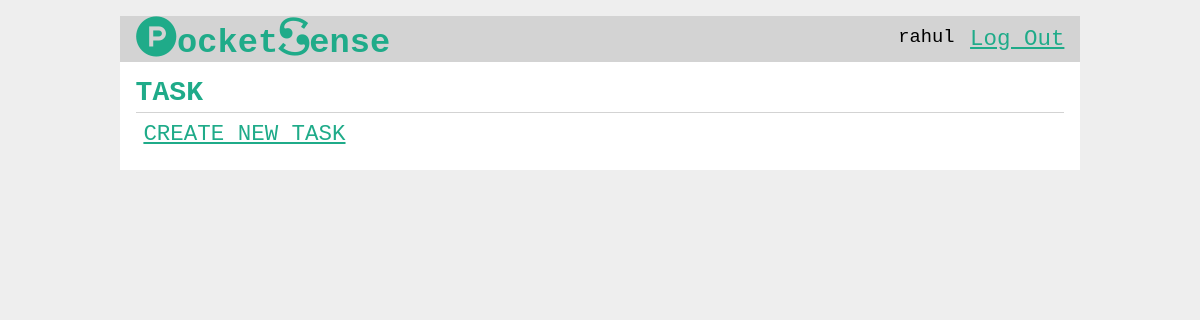
The page /task/5/display (signed in) on the database as committed earlier.
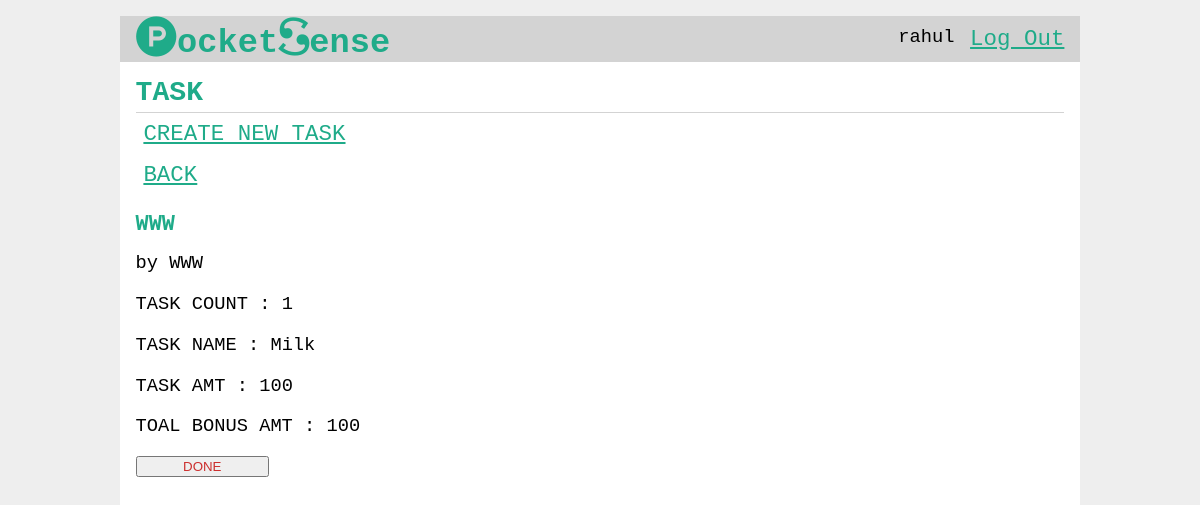
The same page on the database as committed later.
### tables this page shows
CREATE TABLE parent(
	parent_id INTEGER PRIMARY KEY AUTOINCREMENT,
	parent_username TEXT UNIQUE NOT NULL,
	parent_email TEXT UNIQUE NOT NULL,
	parent_password TEXT NOT NULL
);

CREATE TABLE goal(
	goal_id INTEGER PRIMARY KEY AUTOINCREMENT,
	author_id INTEGER ,
	task_author INTEGER,

	goal_name TEXT UNIQUE ,
	income_amt INTEGER ,
	goal_amt INTEGER ,
	goal_saving INTEGER,

	fix_saving_amt INTEGER,
	saving_amt INTEGER ,
	emergency_amt INTEGER ,
	
	bonus INTEGER ,
    time_left INTEGER ,
	personal_amt INTEGER ,
	counter INTEGER,

	created TIMESTAMP DEFAULT CURRENT_TIMESTAMP,


	task_name  TEXT,

	task_amt INTEGER,
	task_count INTEGER,
	
	FOREIGN KEY (author_id) REFERENCES child (child_id),
	
	FOREIGN KEY (task_author) REFERENCES parent (parent_id)

);

### fin/task.py (the view)
@bp.route('/<int:id>/display' ,  methods = ('GET' , 'POST'))
@parent_login_required
def display(id):
    goal = get_goal(id)
    db = get_db()
    error = None
    goals = db.execute(
            'SELECT go.goal_id , task_name , task_amt , task_count , task_author , goal_name , author_id , c.child_id , bonus'
            ' FROM goal go JOIN child c ON go.author_id = c.child_id'
            ' WHERE go.goal_id = ?',
            (id , )
            ).fetchall()
    db.commit()
    if error is not None:
        flash(error)
    if goals is None:
        error = "NOT RIGHT"
    return render_template('task/display.html' , goals=goals)

### fin/auth.py (called while the page is built)
@bp.before_app_request
def load_logged_in_parent():
    parent_id = session.get('parent_id')
    if parent_id is None:
        g.parent = None
    else:
        g.parent = get_db().execute(
            'SELECT * FROM parent WHERE parent_id = ?', (parent_id,)
        ).fetchone()

def parent_login_required(view):
    @functools.wraps(view)
    def wrapped_view(**kwargs):
        if g.parent is None:
            return redirect(url_for('auth.parent_login'))
        return view(**kwargs)
    return wrapped_view

@bp.before_app_request
def load_logged_in_child():
    child_id = session.get('child_id')
    if child_id is None:
        g.child = None
    else:
        g.child = get_db().execute(
            'SELECT * FROM child WHERE child_id = ?', (child_id,)
        ).fetchone()

### fin/db.py (called while the page is built)
def get_db():
	if 'db' not in g:
		g.db = sqlite3.connect( current_app.config['DATABASE'] , detect_types=sqlite3.PARSE_DECLTYPES)
		g.db.row_factory = sqlite3.Row
	return g.db

### fin/task.py (called while the page is built)
def get_goal(id, check_author=True):
    goal = get_db().execute(
        'SELECT task_name , task_amt , task_count , go.goal_id , bonus , goal_saving'
        ' FROM goal go JOIN child c ON go.author_id = c.child_id'
        ' WHERE go.goal_id = ?',
        (id,)
    ).fetchone()
    if goal is None:
        abort(404, "Post id {0} doesn't exist.".format(id))
    return goal

### fin/templates/task/display.html (shortened to what this page needs)
{% extends 'base.html' %}
{% block header %}
  <h1>{% block title %}TASK{% endblock %}</h1>
{% endblock %}
{% block content %}
  {% for goal in goals%}
    <article class="x">
      <header>
        <div>
          <a class="action" href="{{ url_for('task.create' , id=goal['goal_id']) }}">CREATE NEW TASK</a>
          {% if goal['task_amt'] != 0 %}
          <a class="action" href="{{ url_for('task.index')}}">BACK</a>
          <h1>{{ goal['goal_name'] }}</h1>
            <div class="about">by {{ goal['goal_name'] }}  </div>
      </header>
      <p class="body">TASK COUNT : {{ goal['task_count'] }}</p>
      <p class="body">TASK NAME : {{ goal['task_name'] }}</p>
      <p class="body">TASK AMT  : {{ goal['task_amt'] }}</p>
      <p class="body">TOAL BONUS AMT  : {{ goal['bonus'] }}</p>
      <form action="{{ url_for('task.count', id=goal['goal_id']) }}" method="post">
    <input class="danger" type="submit" value="DONE" onclick="return confirm('Are you sure?');">
  </form>
  {% endif %}
    </article>
  {% endfor %}
{% endblock %}

### fin/templates/base.html (shortened to what this page needs)
<!doctype html>
<link rel="stylesheet" href="{{ url_for('static', filename='main.css') }}">
<link rel="stylesheet" href="{{ url_for('static', filename='util.css') }}">
<nav>
  <h1></h><a style="color: #1fab89" href="{{ url_for('home') }}"><i class="fa fa-product-hunt" aria-hidden="true"></i>ocket<i class="fa fa-scribd" aria-hidden="true"></i>ense</a></h1>
  <ul>
    {% if g.parent %}
      <li><span>{{ g.parent['parent_username'] }}</span>
      <li><a href="{{ url_for('auth.parent_logout') }}">Log Out</a>
    {% else %}
      <li><a href="{{ url_for('auth.parent_register') }}">Register</a>
      <li><a href="{{ url_for('auth.parent_login') }}">Log In</a>
      <li><a href="{{ url_for('auth.parent_email_required') }}">Forget Password</a>
    {% endif %}
  </ul>
</nav>
<section class="content">
  <header>
    {% block header %}{% endblock %}
  </header>
  {% block content %}{% endblock %}
</section>

### fin/static/main.css (style rules this page uses)
h1 { font-family: monospace; color: #1fab89; margin: 1rem 0; }
a { color: #1fab89; font-size: 120%; }
nav { background: lightgray; display: flex; align-items: center; padding: 0 0.5rem; }
nav h1 { flex: auto; margin: 0; }
nav h1 a { text-decoration: none; padding: 0.25rem 0.5rem; }
nav ul { display: flex; list-style: none; margin: 0; padding: 0; }
nav ul li a, nav ul li span, header .action { display: block; padding: 0.5rem; }
.content { padding: 0 1rem 1rem; }
.content > header { border-bottom: 1px solid lightgray; display: flex; align-items: flex-end; }
.content > header h1 { flex: auto; margin: 1rem 0 0.25rem 0; }
.content:last-child { margin-bottom: 0; }
.content form { margin: 1em 0; display: flex; flex-direction: column; }
.content input, .content textarea { margin-bottom: 1em; }
input.danger { color: #cc2f2e; }
input[type=submit] { align-self: start; min-width: 10em; }

Rows that differ between the two databases and show on the page:
changed goal: goal_name (not shown) → "WWW"; task_count (not shown) → "1"; task_name (not shown) → "Milk"; task_amt (not shown) → "100"; bonus (not shown) → "100"; value (not shown) → "DONE"
